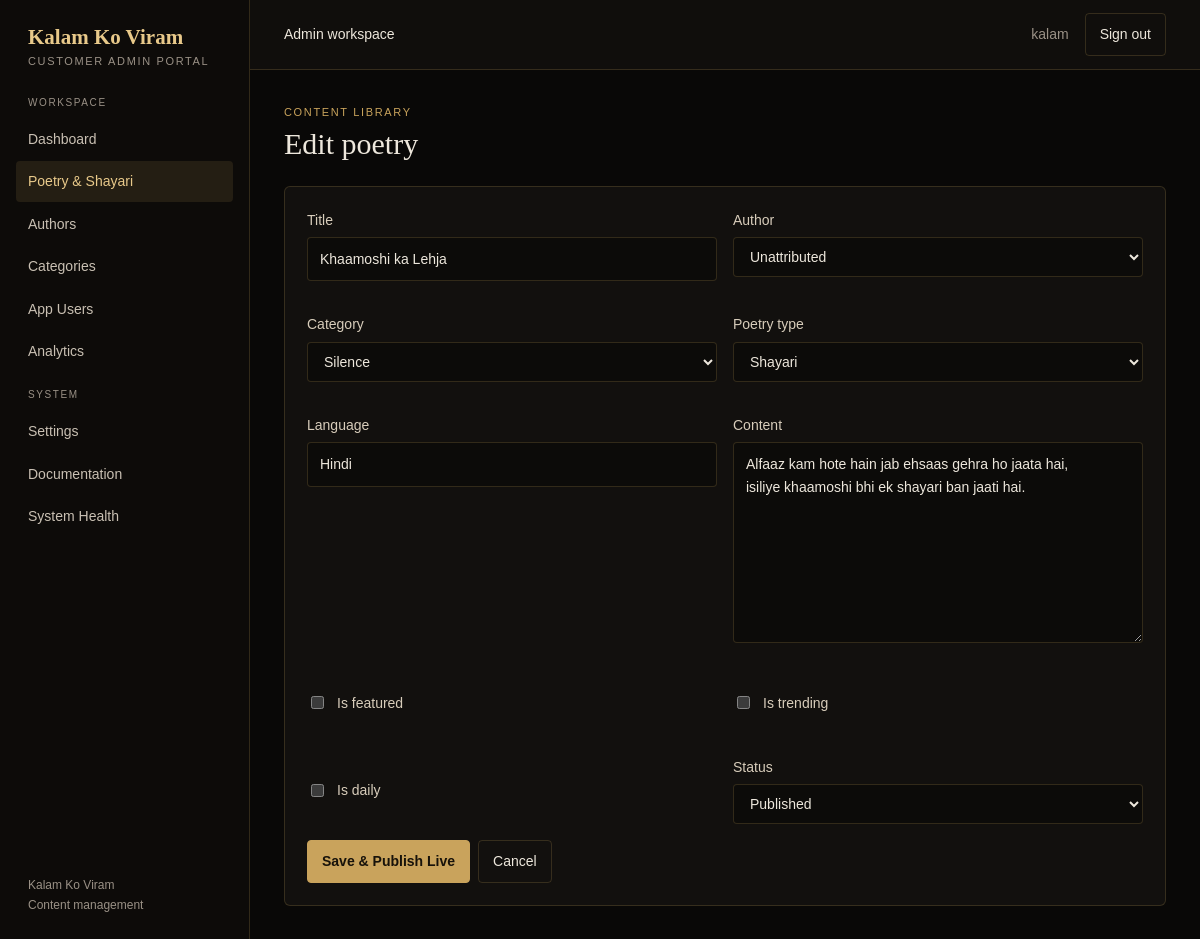
Screenshot of /portal/poetry/47/edit/ (signed in) with the database file from the repository.
### kalam/models.py (models this page shows, shortened)
class Poetry(models.Model):
	class PoetryType(models.TextChoices):
		SHAYARI = "shayari", "Shayari"
		KAVITA = "kavita", "Kavita"
		GHAZAL = "ghazal", "Ghazal"
		NAZM = "nazm", "Nazm"
	class Status(models.TextChoices):
		DRAFT = "draft", "Draft"
		PUBLISHED = "published", "Published"
	title = models.CharField(max_length=200)
	content = models.TextField()
	author = models.ForeignKey(Author, on_delete=models.PROTECT, related_name="poetry")
	category = models.ForeignKey(Category, on_delete=models.PROTECT, related_name="poetry")
	poetry_type = models.CharField(max_length=20, choices=PoetryType.choices, default=PoetryType.SHAYARI)
	language = models.CharField(max_length=30, default="Hindi")
	status = models.CharField(max_length=12, choices=Status.choices, default=Status.DRAFT)
	publish_date = models.DateTimeField(blank=True, null=True)
	is_featured = models.BooleanField(default=False)
	is_trending = models.BooleanField(default=False)
	is_daily = models.BooleanField(default=False)
	created_at = models.DateTimeField(auto_now_add=True)
	updated_at = models.DateTimeField(auto_now=True)
	class Meta:
		ordering = ("-created_at",)
		verbose_name_plural = "poetry"

### kalam/views.py (the view)
# urls.py: path("portal/poetry/<int:pk>/edit/", views.portal_poetry_edit, name="portal_poetry_edit"),
@_portal_permission_required("kalam.change_poetry")
@require_http_methods(["GET", "POST"])
def portal_poetry_edit(request, pk):
    poetry = get_object_or_404(Poetry, pk=pk)
    form = PoetryForm(request.POST or None, instance=poetry)
    if request.method == "POST" and form.is_valid():
        poetry = form.save(commit=False)
        if poetry.status == Poetry.Status.PUBLISHED and poetry.publish_date is None:
            poetry.publish_date = timezone.now()
        poetry.save()
        return redirect("portal_poetry_list")
    return render(request, "admin_portal/poetry/form.html", {
        "form": form,
        "page_title": "Edit poetry",
        "submit_label": "Save changes",
    })

### kalam/forms.py
class PoetryForm(forms.ModelForm):
    class Meta:
        model = Poetry
        fields = (
            "title",
            "author",
            "category",
            "poetry_type",
            "language",
            "content",
            "is_featured",
            "is_trending",
            "is_daily",
            "status",
        )
        widgets = {
            "title": forms.TextInput(attrs={"class": "form-control"}),
            "author": forms.Select(attrs={"class": "form-control"}),
            "category": forms.Select(attrs={"class": "form-control"}),
            "poetry_type": forms.Select(attrs={"class": "form-control"}),
            "language": forms.TextInput(attrs={"class": "form-control"}),
            "content": forms.Textarea(attrs={"class": "form-control", "rows": 8}),
            "status": forms.Select(attrs={"class": "form-control"}),
        }

### kalam/models.py (called while the page is built)
	def __str__(self):
		return self.name

	def __str__(self):
		return self.name

### kalam/views.py (called while the page is built)
def _portal_permission_required(permission):
    def decorator(view):
        @login_required(login_url="portal_login")
        @wraps(view)
        def wrapped(request, *args, **kwargs):
            if not request.user.has_perm(permission):
                raise PermissionDenied
            return view(request, *args, **kwargs)
        return wrapped
    return decorator

### templates/admin_portal/poetry/form.html (shortened to what this page needs)
{% extends "admin_portal/base.html" %}
{% block content %}
<div class="page-head"><div><div class="eyebrow">Content library</div><h1>{{ page_title }}</h1></div></div>
<form method="post" class="card">{% csrf_token %}
<div class="form-grid">
{% for field in form %}<div class="field {% if field.field.widget.input_type == 'checkbox' %}field-checkbox{% endif %}">{% if field.field.widget.input_type == 'checkbox' %}{{ field }}<label for="{{ field.id_for_label }}">{{ field.label }}</label>{% else %}<label for="{{ field.id_for_label }}">{{ field.label }}</label>{{ field }}{% endif %}{{ field.errors }}{% if field.help_text %}<div class="helptext">{{ field.help_text }}</div>{% endif %}</div>{% endfor %}
</div>
<div class="actions"><button class="btn btn-primary" id="poetry-submit" type="submit"></button><a class="btn" href="{% url 'portal_poetry_list' %}">Cancel</a></div>
</form>
{% endblock %}

### templates/admin_portal/base.html (shortened to what this page needs)
<!doctype html>
<html lang="en">
<head>
</head>
<body>
<div class="shell">
    <aside class="sidebar">
        <a class="brand" href="{% url 'portal_dashboard' %}">Kalam Ko Viram<small>Customer admin portal</small></a>
        <nav>
            <div class="nav-label">Workspace</div>
            <a class="nav-link {% if request.resolver_match.url_name == 'portal_dashboard' %}active{% endif %}" href="{% url 'portal_dashboard' %}">Dashboard</a>
            {% if perms.kalam.view_poetry %}<a class="nav-link {% if 'poetry' in request.resolver_match.url_name %}active{% endif %}" href="{% url 'portal_poetry_list' %}">Poetry &amp; Shayari</a>{% endif %}
            {% if perms.kalam.view_author %}<a class="nav-link {% if 'author' in request.resolver_match.url_name %}active{% endif %}" href="{% url 'portal_author_list' %}">Authors</a>{% endif %}
            {% if perms.kalam.view_category %}<a class="nav-link {% if 'category' in request.resolver_match.url_name %}active{% endif %}" href="{% url 'portal_category_list' %}">Categories</a>{% endif %}
            {% if perms.auth.view_user %}<a class="nav-link {% if 'user' in request.resolver_match.url_name %}active{% endif %}" href="{% url 'portal_user_list' %}">App Users</a>{% endif %}
            {% if perms.kalam.view_poetry %}<a class="nav-link {% if request.resolver_match.url_name == 'portal_analytics' %}active{% endif %}" href="{% url 'portal_analytics' %}">Analytics</a>{% endif %}
            <div class="nav-label" style="margin-top:16px">System</div>
            <a class="nav-link {% if request.resolver_match.url_name == 'portal_settings' %}active{% endif %}" href="{% url 'portal_settings' %}">Settings</a>
            <a class="nav-link {% if request.resolver_match.url_name == 'portal_documentation' %}active{% endif %}" href="{% url 'portal_documentation' %}">Documentation</a>
            <a class="nav-link {% if request.resolver_match.url_name == 'portal_system_health' %}active{% endif %}" href="{% url 'portal_system_health' %}">System Health</a>
        </nav>
        <div class="sidebar-footer">Kalam Ko Viram<br>Content management</div>
    </aside>
    <main class="main">
        <header class="topbar">
            <strong>Admin workspace</strong>
            <div class="top-actions"><span>{{ request.user.get_full_name|default:request.user.username }}</span><form method="post" action="{% url 'portal_logout' %}">{% csrf_token %}<button class="btn" type="submit">Sign out</button></form></div>
        </header>
        <section class="content">{% block content %}{% endblock %}</section>
    </main>
</div>
</body>
</html>

### templates/admin_portal/base.html (style rules this page uses)
:root { color-scheme:dark;--bg:#090807;--panel:#12100e;--panel2:#191612;--gold:#c9a35c;--gold-light:#e8c98a;--text:#ede7dc;--muted:#9a9186;--line:rgba(201,163,92,.2);--red:#d47669 }
* { box-sizing:border-box }
body { margin:0;background:var(--bg);color:var(--text);font:14px/1.6 Arial,sans-serif }
a { color:inherit;text-decoration:none }
button,input,select,textarea { font:inherit }
.shell { min-height:100vh;display:grid;grid-template-columns:250px 1fr }
.sidebar { background:#0d0b09;border-right:1px solid var(--line);padding:25px 16px;display:flex;flex-direction:column;gap:26px }
.brand { font:600 21px Georgia,serif;color:var(--gold-light);padding:0 12px }
.brand small { display:block;font:11px Arial,sans-serif;color:var(--muted);letter-spacing:.15em;text-transform:uppercase;margin-top:5px }
.nav-label { font-size:10px;letter-spacing:.16em;text-transform:uppercase;color:var(--muted);padding:0 12px;margin:2px 0 8px }
.nav-link { display:block;padding:9px 12px;border-radius:4px;color:#c9c0b3;margin:2px 0 }
.nav-link:hover,.nav-link.active { background:rgba(201,163,92,.12);color:var(--gold-light) }
.sidebar-footer { margin-top:auto;color:var(--muted);font-size:12px;padding:0 12px }
.main { min-width:0 }
.topbar { height:70px;border-bottom:1px solid var(--line);display:flex;align-items:center;justify-content:space-between;padding:0 34px;background:rgba(18,16,14,.8) }
.topbar strong { font-weight:500 }
.top-actions { display:flex;align-items:center;gap:16px;color:var(--muted) }
.content { padding:34px;max-width:1500px;margin:0 auto }
.page-head { display:flex;align-items:center;justify-content:space-between;gap:20px;margin-bottom:24px }
.eyebrow { font-size:11px;letter-spacing:.15em;text-transform:uppercase;color:var(--gold) }
h1 { font:500 30px/1.2 Georgia,serif;margin:4px 0 0 }
.card,.stat { background:var(--panel);border:1px solid var(--line);border-radius:6px;padding:22px }
.btn { display:inline-flex;align-items:center;justify-content:center;border:1px solid var(--line);border-radius:4px;padding:9px 14px;background:transparent;color:var(--text);cursor:pointer }
.btn-primary { background:var(--gold);color:#17120a;border-color:var(--gold);font-weight:600 }
.actions { display:flex;gap:8px;align-items:center }
.form-control { width:100%;background:#0c0b09;border:1px solid var(--line);border-radius:4px;color:var(--text);padding:10px 12px }
.form-grid { display:grid;grid-template-columns:repeat(2,minmax(0,1fr));gap:16px }
.field { margin-bottom:16px }
.field label { display:block;margin-bottom:6px;color:#d8cdbb }
.field-checkbox { display:flex;align-items:center;gap:10px;padding:10px 0 }
.field-checkbox label { margin:0 }

### rows the page displays
Poetry: form "Khaamoshi ka Lehja" "Unattributed" "Silence" "Shayari" "Hindi" "Alfaaz kam hote hain jab ehsaas gehra ho jaata hai, isiliye khaamoshi bhi ek shayari ban jaati hai." "Published"

### other values shown
{{ request.user.get_full_name|default:request.user.username }} "kalam"
{{ page_title }} "Edit poetry"
{{ field.label }} "Title" "Author" "Category" "Poetry type" "Language" "Content" "Status"
{{ field.label }} "Is featured" "Is trending" "Is daily"
